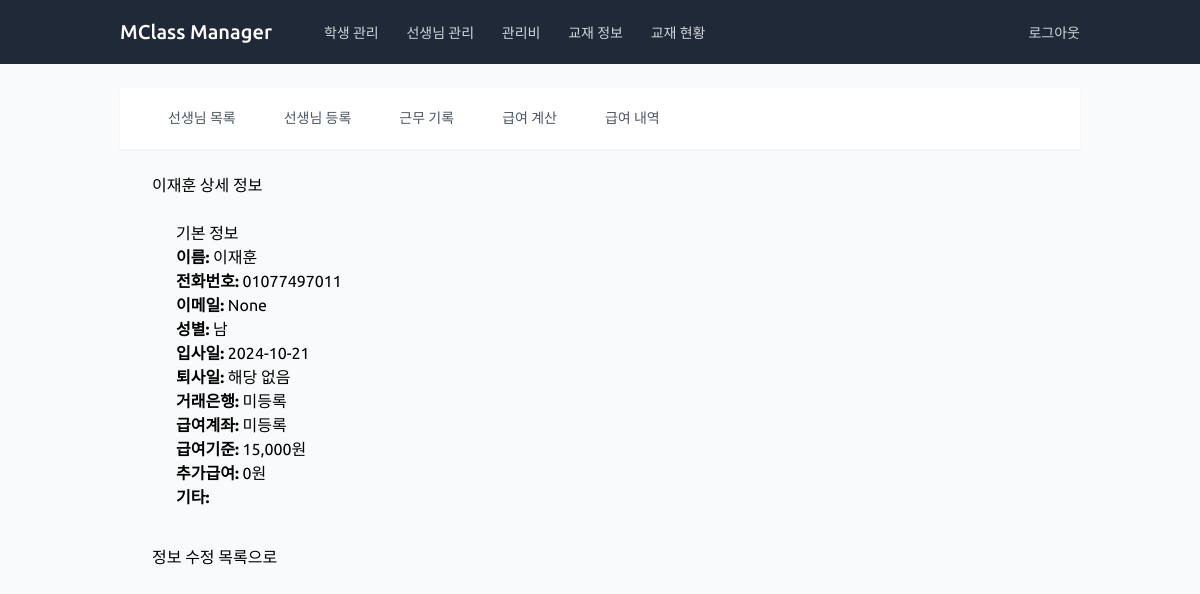
The app's page /teachers/22/ (signed in), older data.
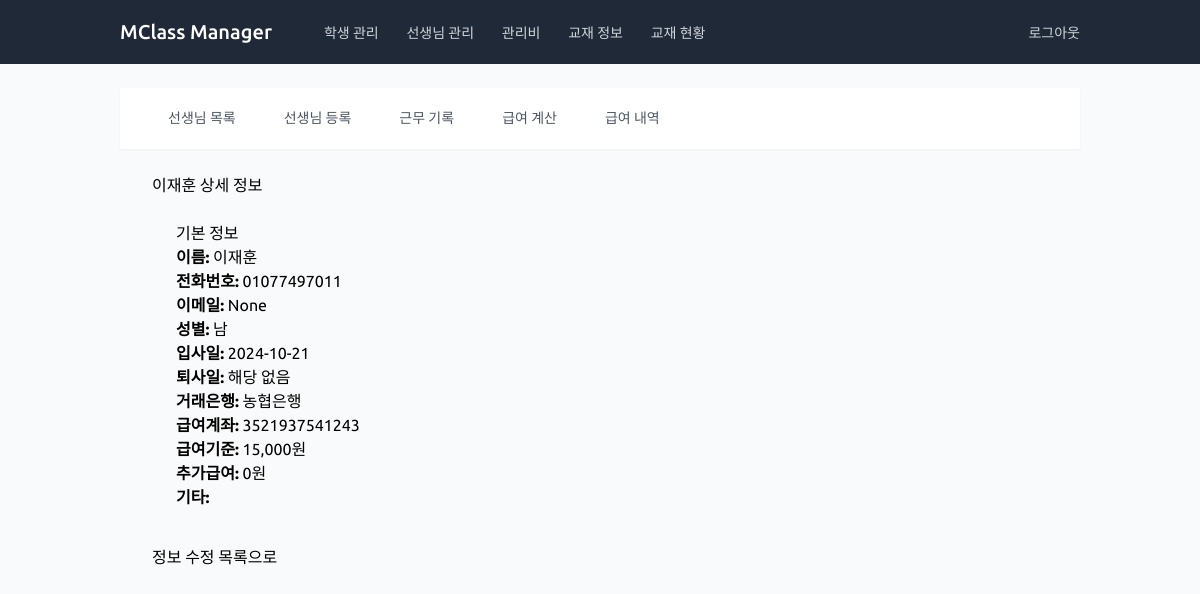
The same page, newer data.
### teachers/models.py (models this page shows, shortened)
class Teacher(models.Model):
    GENDER_CHOICES = [
        ('M', '남'),
        ('F', '여'),
    ]
    name = models.CharField(max_length=100, verbose_name='이름')
    phone_number = models.CharField(
        max_length=11,
        validators=[validate_phone_number],
        blank=True,
        null=True,
        verbose_name='전화번호'
    )
    email = models.EmailField(blank=True, null=True, verbose_name='이메일')
    gender = models.CharField(max_length=1, choices=GENDER_CHOICES, blank=True, null=True, verbose_name='성별')
    hire_date = models.DateField(blank=True, null=True, verbose_name='입사일')
    resignation_date = models.DateField(null=True, blank=True, verbose_name='퇴사일')
    bank = models.ForeignKey('common.Bank', on_delete=models.SET_NULL, blank=True, null=True, verbose_name='거래은행')
    account_number = models.CharField(max_length=20, blank=True, null=True, verbose_name='급여계좌')
    base_salary = models.IntegerField(blank=True, null=True, verbose_name='급여기준', default=15000)
    additional_salary = models.IntegerField(blank=True, null=True, verbose_name='추가급여', default=0)
    other_info = models.TextField(blank=True, null=True, verbose_name='기타')
    is_active = models.BooleanField(default=True, verbose_name="재직 중")
    extra_field1 = models.CharField(max_length=100, blank=True, null=True, verbose_name='예비1')
    extra_field2 = models.CharField(max_length=100, blank=True, null=True, verbose_name='예비2')
    extra_field3 = models.CharField(max_length=100, blank=True, null=True, verbose_name='예비3')
    extra_field4 = models.CharField(max_length=100, blank=True, null=True, verbose_name='예비4')
    class Meta:
        verbose_name = '교사'
        verbose_name_plural = '교사'

### common/models.py (models this page shows, shortened)
class Bank(models.Model):
    name = models.CharField(max_length=50, unique=True, verbose_name='은행명')
    class Meta:
        verbose_name = '은행'
        verbose_name_plural = '은행'

### teachers/views.py (the view)
# urls.py: path('<int:pk>/', views.TeacherDetailView.as_view(), name='teacher_detail'),
class TeacherDetailView(LoginRequiredMixin, DetailView):
    model = Teacher
    template_name = 'teachers/teacher_detail.html'

### teachers/templates/teachers/teacher_detail.html (shortened to what this page needs)
{% extends 'teachers/base_teachers.html' %}
{% load humanize %}
{% block teacher_content %}
<h4>{{ teacher.name }} 상세 정보</h4>
<div class="card">
    <div class="card-body">
        <h5 class="card-title">기본 정보</h5>
        <p><strong>이름:</strong> {{ teacher.name }}</p>
        <p><strong>전화번호:</strong> {{ teacher.phone_number }}</p>
        <p><strong>이메일:</strong> {{ teacher.email }}</p>
        <p><strong>성별:</strong> {{ teacher.get_gender_display }}</p>
        <p><strong>입사일:</strong> {{ teacher.hire_date|date:"Y-m-d" }}</p>
        <p><strong>퇴사일:</strong> {{ teacher.resignation_date|date:"Y-m-d"|default:"해당 없음" }}</p>
        <p><strong>거래은행:</strong> {{ teacher.bank.name|default:"미등록" }}</p>
        <p><strong>급여계좌:</strong> {{ teacher.account_number|default:"미등록" }}</p>
        <p><strong>급여기준:</strong> {{ teacher.base_salary|default:"0"|intcomma }}원</p>
        <p><strong>추가급여:</strong> {{ teacher.additional_salary|default:"0"|intcomma }}원</p>
        <p><strong>기타:</strong> {{ teacher.other_info|linebreaks|default:"없음" }}</p>
    </div>
</div>
<div class="mt-3">
    <a href="{% url 'teachers:teacher_update' teacher.id %}" class="btn btn-primary">정보 수정</a>
    <a href="{% url 'teachers:teacher_list' %}" class="btn btn-secondary">목록으로</a>
</div>
{% endblock %}

Row changes from the older to the newer data that the page shows:
changed Teacher "이재훈": bank.name "미등록" → "농협은행"; account_number "미등록" → "3521937541243"
